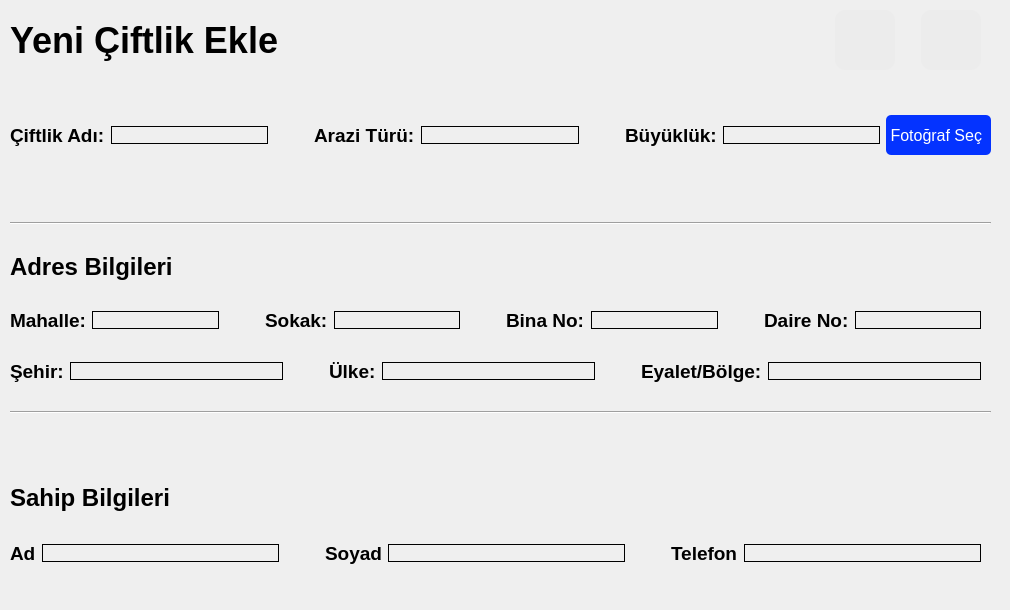
   <widget class="QWidget" name="pageCiftlikEkle">
    <property name="styleSheet">
     <string notr="true">QWidget#pageCiftlikEkle {
    background-color: #FFFFFF;
}</string>
    </property>
    <widget class="QWidget" name="horizontalLayoutWidget_3">
     <property name="geometry">
      <rect>
       <x>0</x>
       <y>0</y>
       <width>1001</width>
       <height>81</height>
      </rect>
     </property>
     <layout class="QHBoxLayout" name="horizontalLayout">
      <property name="leftMargin">
       <number>10</number>
      </property>
      <property name="rightMargin">
       <number>20</number>
      </property>
      <item>
       <widget class="QLabel" name="labelYeniCiftlik">
        <property name="font">
         <font>
          <family>Arial</family>
          <pointsize>-1</pointsize>
          <bold>true</bold>
         </font>
        </property>
        <property name="styleSheet">
         <string notr="true">QLabel#labelYeniCiftlik {
font-size: 36px;
color: rgb(0, 0, 0);
font-weight: bold;
}</string>
        </property>
        <property name="text">
         <string>Yeni Çiftlik Ekle</string>
        </property>
       </widget>
      </item>
      <item>
       <widget class="QPushButton" name="btnApprove">
        <property name="sizePolicy">
         <sizepolicy hsizetype="Minimum" vsizetype="Fixed">
          <horstretch>0</horstretch>
          <verstretch>0</verstretch>
         </sizepolicy>
        </property>
        <property name="maximumSize">
         <size>
          <width>60</width>
          <height>60</height>
         </size>
        </property>
        <property name="cursor">
         <cursorShape>OpenHandCursor</cursorShape>
        </property>
        <property name="styleSheet">
         <string notr="true">QPushButton#btnApprove {
background-color: rgba(224, 224, 224, 0.2);
   border-radius: 10px;
}

QPushButton#btnApprove:hover {
    background-color: rgb(190, 192, 192); 
}</string>
        </property>
        <property name="text">
         <string/>
        </property>
        <property name="checkable">
         <bool>true</bool>
        </property>
       </widget>
      </item>
      <item>
       <spacer name="horizontalSpacer_12">
        <property name="orientation">
         <enum>Qt::Orientation::Horizontal</enum>
        </property>
        <property name="sizeType">
         <enum>QSizePolicy::Policy::Fixed</enum>
        </property>
        <property name="sizeHint" stdset="0">
         <size>
          <width>20</width>
          <height>20</height>
         </size>
        </property>
       </spacer>
      </item>
      <item>
       <widget class="QPushButton" name="btnCancel">
        <property name="maximumSize">
         <size>
          <width>60</width>
          <height>60</height>
         </size>
        </property>
        <property name="cursor">
         <cursorShape>OpenHandCursor</cursorShape>
        </property>
        <property name="styleSheet">
         <string notr="true">QPushButton#btnCancel {
    background-color: rgba(224, 224, 224, 0.2); 
   border-radius: 10px;
}

QPushButton#btnCancel:hover {

background-color: rgb(190, 192, 192); 
}</string>
        </property>
        <property name="text">
         <string/>
        </property>
        <property name="checkable">
         <bool>true</bool>
        </property>
       </widget>
      </item>
     </layout>
    </widget>
    <widget class="QWidget" name="horizontalLayoutWidget_4">
     <property name="geometry">
      <rect>
       <x>0</x>
       <y>80</y>
       <width>1001</width>
       <height>111</height>
      </rect>
     </property>
     <layout class="QHBoxLayout" name="horizontalLayout_2">
      <property name="leftMargin">
       <number>10</number>
      </property>
      <property name="rightMargin">
       <number>10</number>
      </property>
      <item>
       <widget class="QLabel" name="label">
        <property name="font">
         <font>
          <family>Helvetica</family>
          <pointsize>14</pointsize>
          <bold>true</bold>
         </font>
        </property>
        <property name="styleSheet">
         <string notr="true">QLabel#label{
color: rgb(0, 0, 0);}</string>
        </property>
        <property name="text">
         <string>Çiftlik Adı:</string>
        </property>
       </widget>
      </item>
      <item>
       <widget class="QLineEdit" name="lineEditCiftlikAdi">
        <property name="styleSheet">
         <string notr="true">QLineEdit#lineEditCiftlikAdi{
background-color: transparent;
border: 1px solid black;
border-radius: 10px;
color: rgb(0, 0, 0);
}</string>
        </property>
       </widget>
      </item>
      <item>
       <spacer name="horizontalSpacer_3">
        <property name="orientation">
         <enum>Qt::Orientation::Horizontal</enum>
        </property>
        <property name="sizeType">
         <enum>QSizePolicy::Policy::Fixed</enum>
        </property>
        <property name="sizeHint" stdset="0">
         <size>
          <width>40</width>
          <height>20</height>
         </size>
        </property>
       </spacer>
      </item>
      <item>
       <widget class="QLabel" name="label_2">
        <property name="font">
         <font>
          <family>Helvetica</family>
          <pointsize>14</pointsize>
          <bold>true</bold>
         </font>
        </property>
        <property name="styleSheet">
         <string notr="true">QLabel#label_2{
color: rgb(0, 0, 0);}</string>
        </property>
        <property name="text">
         <string>Arazi Türü:</string>
        </property>
       </widget>
      </item>
      <item>
       <widget class="QLineEdit" name="lineEditAraziTuru">
        <property name="styleSheet">
         <string notr="true">QLineEdit#lineEditAraziTuru{
background-color: transparent;
border: 1px solid black;
border-radius: 10px;
color: rgb(0, 0, 0);
}</string>
        </property>
       </widget>
      </item>
      <item>
       <spacer name="horizontalSpacer_4">
        <property name="orientation">
         <enum>Qt::Orientation::Horizontal</enum>
        </property>
        <property name="sizeType">
         <enum>QSizePolicy::Policy::Fixed</enum>
        </property>
        <property name="sizeHint" stdset="0">
         <size>
          <width>40</width>
          <height>20</height>
         </size>
        </property>
       </spacer>
      </item>
      <item>
       <widget class="QLabel" name="label_3">
        <property name="font">
         <font>
          <family>Helvetica</family>
          <pointsize>14</pointsize>
          <bold>true</bold>
         </font>
        </property>
        <property name="styleSheet">
         <string notr="true">QLabel#label_3{
color: rgb(0, 0, 0);}</string>
        </property>
        <property name="text">
         <string>Büyüklük:</string>
        </property>
       </widget>
      </item>
      <item>
       <widget class="QLineEdit" name="lineEditBuyukluk">
        <property name="styleSheet">
         <string notr="true">QLineEdit#lineEditBuyukluk{
background-color: transparent;
border: 1px solid black;
border-radius: 10px;
color: rgb(0, 0, 0);
}</string>
        </property>
       </widget>
      </item>
      <item>
       <widget class="QPushButton" name="btnSelectImage">
        <property name="sizePolicy">
         <sizepolicy hsizetype="Fixed" vsizetype="Fixed">
          <horstretch>0</horstretch>
          <verstretch>0</verstretch>
         </sizepolicy>
        </property>
        <property name="maximumSize">
         <size>
          <width>200</width>
          <height>40</height>
         </size>
        </property>
        <property name="cursor">
         <cursorShape>OpenHandCursor</cursorShape>
        </property>
        <property name="styleSheet">
         <string notr="true">QPushButton#btnSelectImage {
    background-color: #0433FF;
    color: white;
    border-radius: 5px;
    font-size: 16px;
}

/* Hover efekti */
QPushButton#btnSelectImage:hover {
    background-color: #0417C9; 
    color: white;
    border: 1px solid white;
}
</string>
        </property>
        <property name="text">
         <string> Fotoğraf Seç  </string>
        </property>
        <property name="checkable">
         <bool>true</bool>
        </property>
        <property name="checked">
         <bool>false</bool>
        </property>
       </widget>
      </item>
     </layout>
     <zorder>label_3</zorder>
     <zorder>label</zorder>
     <zorder>lineEditCiftlikAdi</zorder>
     <zorder>label_2</zorder>
     <zorder>lineEditAraziTuru</zorder>
     <zorder>lineEditBuyukluk</zorder>
     <zorder>btnSelectImage</zorder>
    </widget>
    <widget class="QWidget" name="verticalLayoutWidget">
     <property name="geometry">
      <rect>
       <x>0</x>
       <y>190</y>
       <width>1001</width>
       <height>261</height>
      </rect>
     </property>
     <layout class="QVBoxLayout" name="verticalLayout">
      <property name="leftMargin">
       <number>10</number>
      </property>
      <property name="topMargin">
       <number>10</number>
      </property>
      <property name="rightMargin">
       <number>10</number>
      </property>
      <property name="bottomMargin">
       <number>10</number>
      </property>
      <item>
       <widget class="Line" name="line">
        <property name="orientation">
         <enum>Qt::Orientation::Horizontal</enum>
        </property>
       </widget>
      </item>
      <item>
       <widget class="QLabel" name="label_4">
        <property name="sizePolicy">
         <sizepolicy hsizetype="Fixed" vsizetype="Fixed">
          <horstretch>0</horstretch>
          <verstretch>0</verstretch>
         </sizepolicy>
        </property>
        <property name="font">
         <font>
          <family>Helvetica</family>
          <pointsize>18</pointsize>
          <bold>true</bold>
         </font>
        </property>
        <property name="styleSheet">
         <string notr="true">QLabel#label_4{
color: rgb(0, 0, 0);}</string>
        </property>
        <property name="text">
         <string>Adres Bilgileri</string>
        </property>
       </widget>
      </item>
      <item>
       <layout class="QHBoxLayout" name="horizontalLayout_4">
        <property name="rightMargin">
         <number>10</number>
        </property>
        <item>
         <widget class="QLabel" name="label_8">
          <property name="font">
           <font>
            <family>Helvetica</family>
            <pointsize>14</pointsize>
            <bold>true</bold>
           </font>
          </property>
          <property name="styleSheet">
           <string notr="true">QLabel#label_8{
color: rgb(0, 0, 0);}</string>
          </property>
          <property name="text">
           <string>Mahalle:</string>
          </property>
         </widget>
        </item>
        <item>
         <widget class="QLineEdit" name="lineEditMahalle">
          <property name="styleSheet">
           <string notr="true">QLineEdit#lineEditMahalle{
background-color: transparent;
border: 1px solid black;
border-radius: 10px;
color: rgb(0, 0, 0);
}</string>
          </property>
         </widget>
        </item>
        <item>
         <spacer name="horizontalSpacer_5">
          <property name="orientation">
           <enum>Qt::Orientation::Horizontal</enum>
          </property>
          <property name="sizeType">
           <enum>QSizePolicy::Policy::Fixed</enum>
          </property>
          <property name="sizeHint" stdset="0">
           <size>
            <width>40</width>
            <height>20</height>
           </size>
          </property>
         </spacer>
        </item>
        <item>
         <widget class="QLabel" name="label_7">
          <property name="font">
           <font>
            <family>Helvetica</family>
            <pointsize>14</pointsize>
            <bold>true</bold>
           </font>
          </property>
          <property name="styleSheet">
           <string notr="true">QLabel#label_7{
color: rgb(0, 0, 0);}</string>
          </property>
          <property name="text">
           <string>Sokak:</string>
          </property>
         </widget>
        </item>
        <item>
         <widget class="QLineEdit" name="lineEditSokak">
          <property name="styleSheet">
           <string notr="true">QLineEdit#lineEditSokak{
background-color: transparent;
border: 1px solid black;
border-radius: 10px;
color: rgb(0, 0, 0);
}</string>
          </property>
         </widget>
        </item>
        <item>
         <spacer name="horizontalSpacer_6">
          <property name="orientation">
           <enum>Qt::Orientation::Horizontal</enum>
          </property>
          <property name="sizeType">
           <enum>QSizePolicy::Policy::Fixed</enum>
          </property>
          <property name="sizeHint" stdset="0">
           <size>
            <width>40</width>
            <height>20</height>
           </size>
          </property>
         </spacer>
        </item>
        <item>
         <widget class="QLabel" name="label_6">
          <property name="font">
           <font>
            <family>Helvetica</family>
            <pointsize>14</pointsize>
            <bold>true</bold>
           </font>
          </property>
          <property name="styleSheet">
           <string notr="true">QLabel#label_6{
color: rgb(0, 0, 0);}</string>
          </property>
          <property name="text">
           <string>Bina No:</string>
          </property>
         </widget>
        </item>
        <item>
         <widget class="QLineEdit" name="lineEditBinaNo">
          <property name="styleSheet">
           <string notr="true">QLineEdit#lineEditBinaNo{
background-color: transparent;
border: 1px solid black;
border-radius: 10px;
color: rgb(0, 0, 0);
}</string>
          </property>
         </widget>
        </item>
        <item>
         <spacer name="horizontalSpacer_7">
          <property name="orientation">
           <enum>Qt::Orientation::Horizontal</enum>
          </property>
          <property name="sizeType">
           <enum>QSizePolicy::Policy::Fixed</enum>
          </property>
          <property name="sizeHint" stdset="0">
           <size>
            <width>40</width>
            <height>20</height>
           </size>
          </property>
         </spacer>
        </item>
        <item>
         <widget class="QLabel" name="label_5">
          <property name="font">
           <font>
            <family>Helvetica</family>
            <pointsize>14</pointsize>
            <bold>true</bold>
           </font>
          </property>
          <property name="styleSheet">
           <string notr="true">QLabel#label_5{
color: rgb(0, 0, 0);}</string>
          </property>
          <property name="text">
           <string>Daire No:</string>
          </property>
         </widget>
        </item>
        <item>
         <widget class="QLineEdit" name="lineEditDaireNo">
          <property name="styleSheet">
           <string notr="true">QLineEdit#lineEditDaireNo{
background-color: transparent;
border: 1px solid black;
border-radius: 10px;
color: rgb(0, 0, 0);
}</string>
          </property>
         </widget>
        </item>
       </layout>
      </item>
      <item>
       <layout class="QHBoxLayout" name="horizontalLayout_3">
        <property name="rightMargin">
         <number>10</number>
        </property>
        <item>
         <widget class="QLabel" name="label_11">
          <property name="font">
           <font>
            <family>Helvetica</family>
            <pointsize>14</pointsize>
            <bold>true</bold>
           </font>
          </property>
          <property name="styleSheet">
           <string notr="true">QLabel#label_11{
color: rgb(0, 0, 0);}</string>
          </property>
          <property name="text">
           <string>Şehir:</string>
          </property>
         </widget>
        </item>
        <item>
         <widget class="QLineEdit" name="lineEditSehir">
          <property name="styleSheet">
           <string notr="true">QLineEdit#lineEditSehir{
background-color: transparent;
border: 1px solid black;
border-radius: 10px;
color: rgb(0, 0, 0);
}</string>
          </property>
         </widget>
        </item>
        <item>
         <spacer name="horizontalSpacer_8">
          <property name="orientation">
           <enum>Qt::Orientation::Horizontal</enum>
          </property>
          <property name="sizeType">
           <enum>QSizePolicy::Policy::Fixed</enum>
          </property>
          <property name="sizeHint" stdset="0">
           <size>
            <width>40</width>
            <height>20</height>
           </size>
          </property>
         </spacer>
        </item>
        <item>
         <widget class="QLabel" name="label_10">
          <property name="font">
           <font>
            <family>Helvetica</family>
            <pointsize>14</pointsize>
            <bold>true</bold>
           </font>
          </property>
          <property name="styleSheet">
           <string notr="true">QLabel#label_10{
color: rgb(0, 0, 0);}</string>
          </property>
          <property name="text">
           <string>Ülke:</string>
          </property>
         </widget>
        </item>
        <item>
         <widget class="QLineEdit" name="lineEditUlke">
          <property name="styleSheet">
           <string notr="true">QLineEdit#lineEditUlke{
background-color: transparent;
border: 1px solid black;
border-radius: 10px;
color: rgb(0, 0, 0);
}</string>
          </property>
         </widget>
        </item>
        <item>
         <spacer name="horizontalSpacer_9">
          <property name="orientation">
           <enum>Qt::Orientation::Horizontal</enum>
          </property>
          <property name="sizeType">
           <enum>QSizePolicy::Policy::Fixed</enum>
          </property>
          <property name="sizeHint" stdset="0">
           <size>
            <width>40</width>
            <height>20</height>
           </size>
          </property>
         </spacer>
        </item>
        <item>
         <widget class="QLabel" name="label_9">
          <property name="font">
           <font>
            <family>Helvetica</family>
            <pointsize>14</pointsize>
            <bold>true</bold>
           </font>
          </property>
          <property name="styleSheet">
           <string notr="true">QLabel#label_9{
color: rgb(0, 0, 0);}</string>
          </property>
          <property name="text">
           <string>Eyalet/Bölge:</string>
          </property>
         </widget>
        </item>
        <item>
         <widget class="QLineEdit" name="lineEditEyaletBolge">
          <property name="styleSheet">
           <string notr="true">QLineEdit#lineEditEyaletBolge{
background-color: transparent;
border: 1px solid black;
border-radius: 10px;
color: rgb(0, 0, 0);
}</string>
          </property>
         </widget>
        </item>
       </layout>
      </item>
      <item>
       <widget class="Line" name="line_2">
        <property name="orientation">
         <enum>Qt::Orientation::Horizontal</enum>
        </property>
       </widget>
      </item>
     </layout>
    </widget>
    <widget class="QWidget" name="verticalLayoutWidget_2">
     <property name="geometry">
      <rect>
       <x>0</x>
       <y>450</y>
       <width>1001</width>
       <height>151</height>
      </rect>
     </property>
     <layout class="QVBoxLayout" name="verticalLayout_3">
      <property name="leftMargin">
       <number>10</number>
      </property>
      <property name="topMargin">
       <number>10</number>
      </property>
      <property name="rightMargin">
       <number>10</number>
      </property>
      <property name="bottomMargin">
       <number>10</number>
      </property>
      <item>
       <widget class="QLabel" name="label_12">
        <property name="sizePolicy">
         <sizepolicy hsizetype="Fixed" vsizetype="Fixed">
          <horstretch>0</horstretch>
          <verstretch>0</verstretch>
         </sizepolicy>
        </property>
        <property name="font">
         <font>
          <family>Helvetica</family>
          <pointsize>18</pointsize>
          <bold>true</bold>
         </font>
        </property>
        <property name="styleSheet">
         <string notr="true">QLabel#label_12{
color: rgb(0, 0, 0);}</string>
        </property>
        <property name="text">
         <string>Sahip Bilgileri</string>
        </property>
       </widget>
      </item>
      <item>
       <layout class="QHBoxLayout" name="horizontalLayout_5">
        <property name="rightMargin">
         <number>10</number>
        </property>
        <item>
         <widget class="QLabel" name="label_13">
          <property name="font">
           <font>
            <family>Helvetica</family>
            <pointsize>14</pointsize>
            <bold>true</bold>
           </font>
          </property>
          <property name="styleSheet">
           <string notr="true">QLabel#label_13{
color: rgb(0, 0, 0);}</string>
          </property>
          <property name="text">
           <string>Ad</string>
          </property>
         </widget>
        </item>
        <item>
         <widget class="QLineEdit" name="lineEditSahipAd">
          <property name="styleSheet">
           <string notr="true">QLineEdit#lineEditSahipAd{
background-color: transparent;
border: 1px solid black;
border-radius: 10px;
color: rgb(0, 0, 0);
}</string>
          </property>
         </widget>
        </item>
        <item>
         <spacer name="horizontalSpacer_10">
          <property name="orientation">
           <enum>Qt::Orientation::Horizontal</enum>
          </property>
          <property name="sizeType">
           <enum>QSizePolicy::Policy::Fixed</enum>
          </property>
          <property name="sizeHint" stdset="0">
           <size>
            <width>40</width>
            <height>20</height>
           </size>
          </property>
         </spacer>
        </item>
        <item>
         <widget class="QLabel" name="label_14">
          <property name="font">
           <font>
            <family>Helvetica</family>
            <pointsize>14</pointsize>
            <bold>true</bold>
           </font>
          </property>
          <property name="styleSheet">
           <string notr="true">QLabel#label_14{
color: rgb(0, 0, 0);}</string>
          </property>
          <property name="text">
           <string>Soyad</string>
          </property>
         </widget>
        </item>
        <item>
         <widget class="QLineEdit" name="lineEditSahipSoyad">
          <property name="styleSheet">
           <string notr="true">QLineEdit#lineEditSahipSoyad{
background-color: transparent;
border: 1px solid black;
border-radius: 10px;
color: rgb(0, 0, 0);
}</string>
          </property>
         </widget>
        </item>
        <item>
         <spacer name="horizontalSpacer_11">
          <property name="orientation">
           <enum>Qt::Orientation::Horizontal</enum>
          </property>
          <property name="sizeType">
           <enum>QSizePolicy::Policy::Fixed</enum>
          </property>
          <property name="sizeHint" stdset="0">
           <size>
            <width>40</width>
            <height>20</height>
           </size>
          </property>
         </spacer>
        </item>
        <item>
         <widget class="QLabel" name="label_15">
          <property name="font">
           <font>
            <family>Helvetica</family>
            <pointsize>14</pointsize>
            <bold>true</bold>
           </font>
          </property>
          <property name="styleSheet">
           <string notr="true">QLabel#label_15{
color: rgb(0, 0, 0);}</string>
          </property>
          <property name="text">
           <string>Telefon</string>
          </property>
         </widget>
        </item>
        <item>
         <widget class="QLineEdit" name="lineEditSahipTelefon">
          <property name="styleSheet">
           <string notr="true">QLineEdit#lineEditSahipTelefon{
background-color: transparent;
border: 1px solid black;
border-radius: 10px;
color: rgb(0, 0, 0);
}</string>
          </property>
         </widget>
        </item>
       </layout>
      </item>
     </layout>
    </widget>
   </widget>
